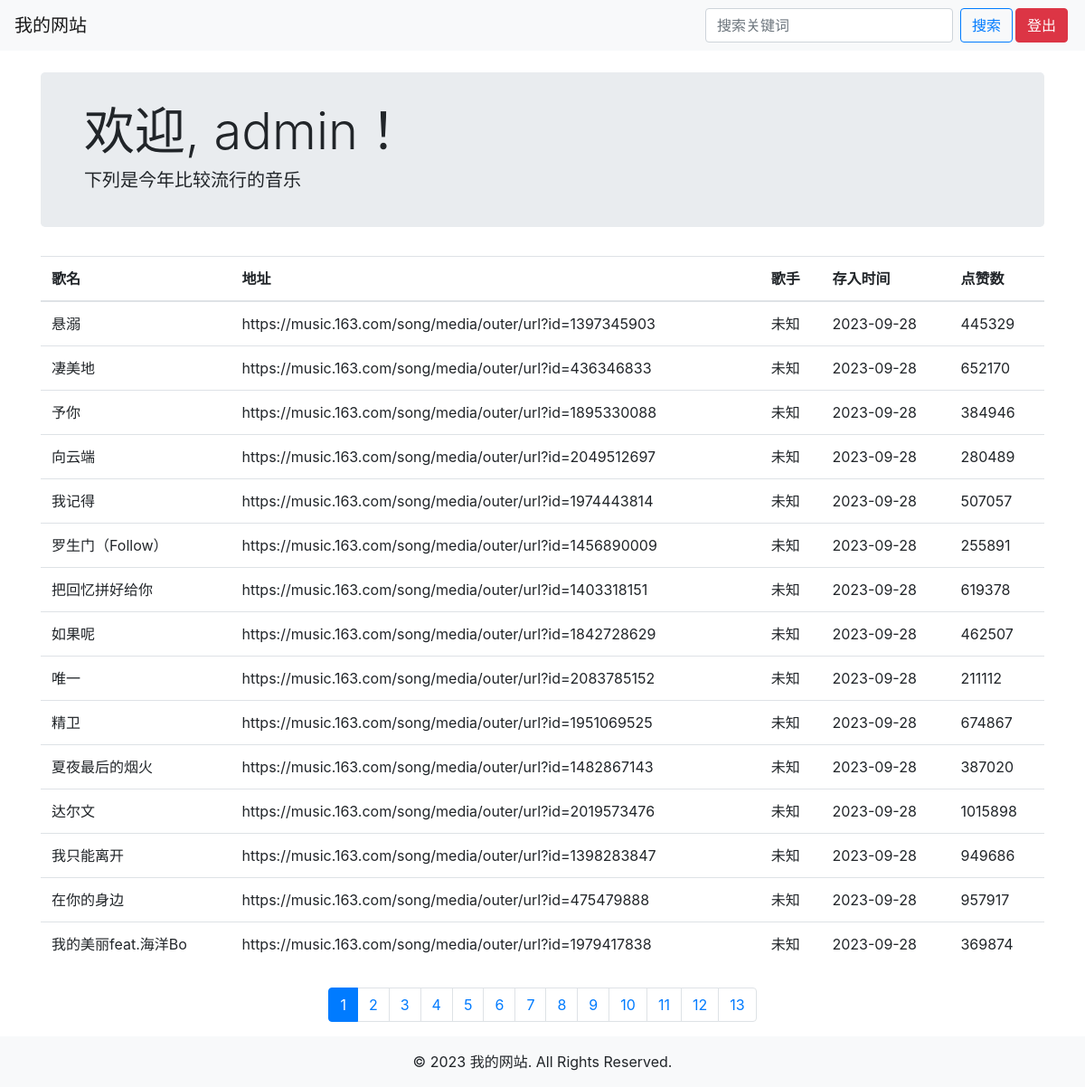
Page / (signed in) on the committed database.
### tables this page shows
CREATE TABLE `search_data`  (
  `data_id` int NOT NULL AUTO_INCREMENT,
  `title` varchar(100) NOT NULL COMMENT '歌名',
  `addr` varchar(100) NOT NULL COMMENT '描述',
  `release_date` date NULL DEFAULT NULL COMMENT '出版时间',
  `genre` varchar(50) NULL DEFAULT NULL COMMENT '歌手',
  `popularity` int NULL DEFAULT NULL COMMENT '热度',
  PRIMARY KEY (`data_id`) USING BTREE
);

### index.php (the view, shortened to what this page needs)
<?php
include('db.php');
$data = [];
if (isset($_POST['keyword'])) {
    $keyword = $_POST['keyword'];
    $sql = "SELECT * FROM search_data WHERE title LIKE '%$keyword%'";
    $result = mysqli_query($conn, $sql);
    if ($result) {
        while ($row = mysqli_fetch_assoc($result)) {
            $data[] = $row;
        }
    }
} else {
    $sql = "SELECT * FROM search_data";
    $result = mysqli_query($conn, $sql);
    if ($result) {
        while ($row = mysqli_fetch_assoc($result)) {
            $data[] = $row;
        }
    }
}
$results_per_page = 15;
$total_results = count($data);
$total_pages = ceil($total_results / $results_per_page);
if (!isset($_GET['page'])) {
    $current_page = 1;
} else {
    $current_page = $_GET['page'];
}
$start_index = ($current_page - 1) * $results_per_page;
$end_index = $start_index + $results_per_page;
?>
<!DOCTYPE html>
<html>
<head>
    <link rel="stylesheet" href="css/bootstrap.min.css">
</head>
<body>
    <nav class="navbar navbar-expand-lg navbar-light bg-light">
        <a class="navbar-brand" href="#">我的网站</a>
        <div class="collapse navbar-collapse" id="navbarNav">
            <ul class="navbar-nav ml-auto">
                <li class="nav-item">
                    <form class="form-inline" method="POST">
                        <input type="text" name="keyword" class="form-control mr-sm-2" placeholder="搜索关键词" required>
                        <button type="submit" class="btn btn-outline-primary my-2 my-sm-0">搜索</button>
                    </form>
                </li>
                <li class="nav-item">
                    <form method="POST">
                        <button type="submit" name="logout" class="btn btn-danger">登出</button>
                    </form>
                </li>
            </ul>
        </div>
    </nav>
    <div class="container mt-4">
        <div class="jumbotron">
            <h3 class="display-4 small-welcome">欢迎, <?php echo $_SESSION['username']; ?>！</h3>
            <h5>下列是今年比较流行的音乐</h5>
        </div>
        <?php if (empty($data)): ?>
            <div class="alert alert-warning" role="alert">没有找到匹配的结果</div>
        <?php else: ?>
            <table class="table">
                <thead>
                    <tr>
                        <th>歌名</th>
                        <th>地址</th>
                        <th>歌手</th>
                        <th>存入时间</th>
                        <th>点赞数</th>
                    </tr>
                </thead>
                <tbody>
                    <?php for ($i = $start_index; $i < $end_index; $i++): ?>
                        <?php if ($i < count($data)): ?>
                            <tr>
                                <td><?php echo $data[$i]['title']; ?></td>
                                <td><?php echo $data[$i]['addr']; ?></td>
                                <td><?php echo $data[$i]['genre']; ?></td>
                                <td><?php echo $data[$i]['release_date']; ?></td>
                                <td><?php echo $data[$i]['popularity']; ?></td>
                            </tr>
                        <?php endif; ?>
                    <?php endfor; ?>
                </tbody>
            </table>
        <?php endif; ?>
        <nav aria-label="Page navigation" class="mt-4">
            <ul class="pagination justify-content-center">
                <?php for ($page = 1; $page <= $total_pages; $page++): ?>
                    <li class="page-item<?php if ($current_page == $page) echo ' active'; ?>">
                        <a class="page-link" href="?page=<?php echo $page; ?>"><?php echo $page; ?></a>
                    </li>
                <?php endfor; ?>
            </ul>
        </nav>
    </div>
    <footer class="bg-light text-center py-3">
        © <?php echo date("Y"); ?> 我的网站. All Rights Reserved.
    </footer>
</body>
</html>

### index.php (style rules this page uses)
.jumbotron { padding: 2rem 3rem; }
.btn { margin-right: 3px; }

### rows in the picture
search_data: title "悬溺", addr "https://music.163.com/song/media/outer/url?id=1397345903", genre "未知", release_date "2023-09-28", popularity "445329"
search_data: title "凄美地", addr "https://music.163.com/song/media/outer/url?id=436346833", genre "未知", release_date "2023-09-28", popularity "652170"
search_data: title "予你", addr "https://music.163.com/song/media/outer/url?id=1895330088", genre "未知", release_date "2023-09-28", popularity "384946"
search_data: title "向云端", addr "https://music.163.com/song/media/outer/url?id=2049512697", genre "未知", release_date "2023-09-28", popularity "280489"
search_data: title "我记得", addr "https://music.163.com/song/media/outer/url?id=1974443814", genre "未知", release_date "2023-09-28", popularity "507057"
search_data: title "罗生门（Follow）", addr "https://music.163.com/song/media/outer/url?id=1456890009", genre "未知", release_date "2023-09-28", popularity "255891"
search_data: title "把回忆拼好给你", addr "https://music.163.com/song/media/outer/url?id=1403318151", genre "未知", release_date "2023-09-28", popularity "619378"
search_data: title "如果呢", addr "https://music.163.com/song/media/outer/url?id=1842728629", genre "未知", release_date "2023-09-28", popularity "462507"
search_data: title "唯一", addr "https://music.163.com/song/media/outer/url?id=2083785152", genre "未知", release_date "2023-09-28", popularity "211112"
search_data: title "精卫", addr "https://music.163.com/song/media/outer/url?id=1951069525", genre "未知", release_date "2023-09-28", popularity "674867"
search_data: title "夏夜最后的烟火", addr "https://music.163.com/song/media/outer/url?id=1482867143", genre "未知", release_date "2023-09-28", popularity "387020"
search_data: title "达尔文", addr "https://music.163.com/song/media/outer/url?id=2019573476", genre "未知", release_date "2023-09-28", popularity "1015898"
search_data: title "我只能离开", addr "https://music.163.com/song/media/outer/url?id=1398283847", genre "未知", release_date "2023-09-28", popularity "949686"
search_data: title "在你的身边", addr "https://music.163.com/song/media/outer/url?id=475479888", genre "未知", release_date "2023-09-28", popularity "957917"
search_data: title "我的美丽feat.海洋Bo", addr "https://music.163.com/song/media/outer/url?id=1979417838", genre "未知", release_date "2023-09-28", popularity "369874"

### other values in the picture
$_SESSION['username'] "admin"
